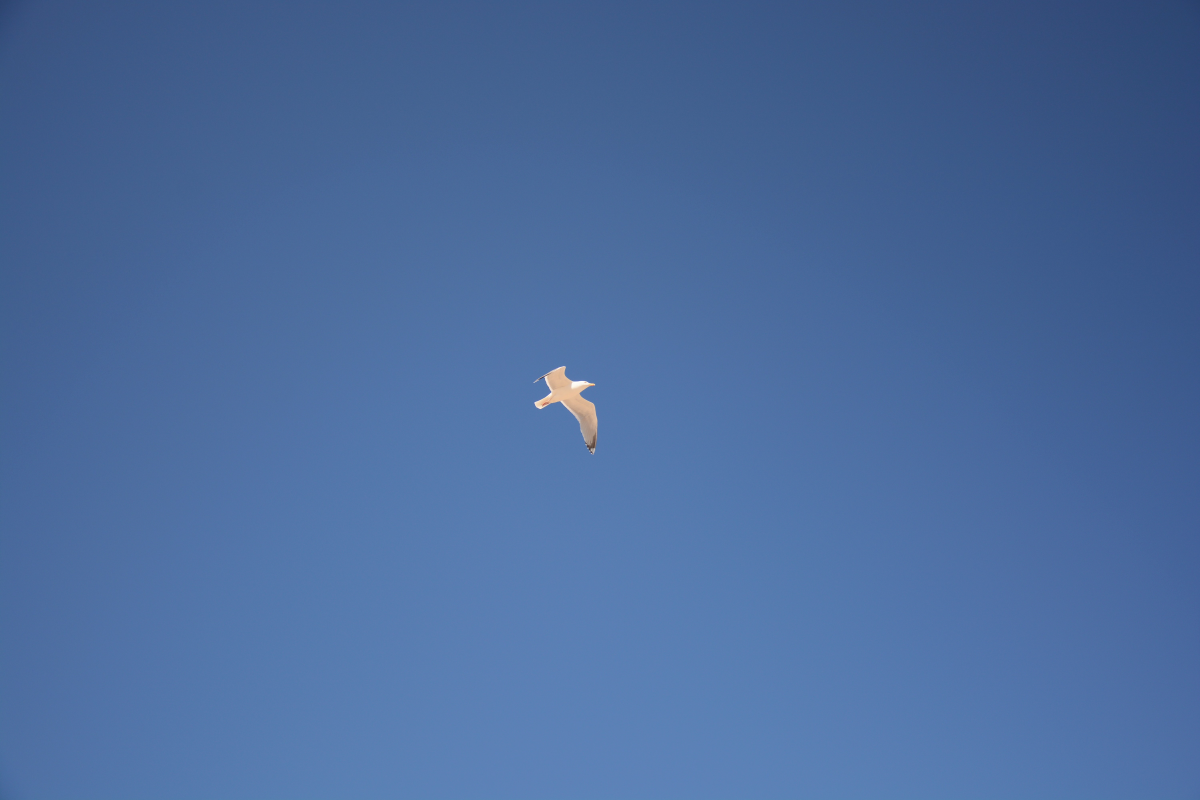
#> input picture Pictures/moewe.JPG, 6000 x 4000 px, found by its file name (shown at 1/5 size)
$ jupyter execute --allow-errors MakeItAesthetic.ipynb   (older library calls are emulated)
#> lines starting #> are read from the running program, lines starting #| are printed output that depends on the picture; after the words box and inside, x2 and y2 are one past the last pixel; in counts of white or black regions, pixels touching at a corner belong together; long printed decimals are rounded
<a href="https://colab.research.google.com/github/uol-mediaprocessing/group-projects-make-it-aesthetic/blob/master/MakeItAesthetic.ipynb" target="_parent"></a>

# Make it Aesthetic

# Table of Content
 1 Introduction

 2 Goals and Use Cases

 2.1 Our Goals

 2.2 Use Cases

 3 Theory and Methods

 4 Process

 5 Literature

# 1 Introduction

Photos are taken for various reasons.

Someone wants to document some situations, others want to keep their experience in memory. And someone takes photos because of art reasons.

Almost everybody makes photos but not every photograph fulfills the criteria of an aesthetic photo. To change this we aim to be able to make every photo aesthetic. To reach this goal it is necessary to define the rules of an aesthetic photo and to define which object is the main object of the photo. These goals are described in the following chapter.

# 2 Goals and Use Cases
## 2.1 Goals
* make given images aesthetic

* selecting the guideline the image should follow

* Rule of Thirds

* Diagonal Dominance

* Visual Balance

* Golden Ratio

* by zooming and rotation the image

## 2.2 Use Cases
* making photos more aethstic for an photo album or for a website
  * vacation
    * sightseeing photos of buildings
    * nature photos of landscapes and detailed plants
  * wedding and over big events photos of people
  * art photos of detailed motives
* let the algorithms editing all your photos instead of doing it manually

# 3 Theory and Methods

Golden Ratio

Diagonal Dominance

#4 Process

[cell 1]
import numpy as np
import cv2
from skimage import io
from scipy.optimize import fsolve
from matplotlib import pyplot as plt

[cell 2]
img_snail = cv2.imread("snail.JPG")
#> (the rest of this cell did not finish here and is left out)

Now we can see the image. The next step is to find out the size of the image in the x-axis (width of image) and in the y-axis (height of image). That happens with the **shape** function.

Now we can divide the width with 512 and the height with 512 by 3 to calculate the positions for the lines of the **Rule of Thirds**.

Now we calculated the position of the first line in the height of the image. Because the height of the image is equal to the width we already calculated the line in the width of the image. The second line will be at the position 170.666 + 170.666 = 341.332.

Now we are able to draw the line into the image with the **cv2.line()** function. Therefore we have to know to points: For

In this function the photo will be preprocessed in the sense that it determines the size of the image. Therefore we use the **shape**-function of *open CV*. To calculate the first line for the RT it divides the height (resp. the width) of the photo by 3. Therefore the "//" operator is used since we need integer values for the further processing. For the second horizontal line the height is divided by 3 too but now the result is multiplied by 2. Similarly for the vertical line.

[cell 3]
def generate_image_data(img):
  height = img.shape[0]
  width = img.shape[1]

  #calulating the lines for the rule of thirds
  third_of_height_1 = height // 3
  third_of_height_2 = (height // 3) * 2
  third_of_width_1 = width // 3
  third_of_width_2 = (width // 3) * 2
  return third_of_height_1, third_of_height_2, third_of_width_1, third_of_width_2

The following function called **draw_rule_of_thirds** is used to draw the lines of the *Rule of Thirds* (RT) on the given photo. The function requireds an object of type *img*, the colour the lines should appear and the line width for the RT-lines. It returns an object of type *img*.

After the preprocessing in the **generate_image_data** function we have all information to draw the RT-lines. Therefore we use the **axhline**-function of *matplotlib* for the horizontal lines and similarly the **axvline**-function for the vertical lines. Since we have images with different colours we have to draw the RT-lines in black or white depending on the average colour of the picture. To determine the average colour we add up all pixels of the gray version of the image and divide the sum by total amount of pixels of the image matrix.

At the end the function returns the photo with the RT-lines on it. The RT-lines are shown in a different layer as the image is shown. Since we do not want to have the line in the image later on.

[cell 4]
def draw_rule_of_thirds(img):
  #calulating the the height and width of the image and the lines for the rule of thirds
  third_of_height_1, third_of_height_2, third_of_width_1, third_of_width_2 = generate_image_data(img)

  #calculating the average_brightness of the image
  img_gray = cv2.cvtColor(img, cv2.COLOR_BGR2GRAY)
  average_brightness = img_gray.sum() // (len(img_gray)*len(img_gray[0]))


  #define the line color in dependence of the brightness
  if average_brightness >= 129:
    #drawing the lines on the photo calculated above
    #drawing the horizontal lines
    plt.axhline(y = third_of_height_1, color = 'k')
    plt.axhline(y = third_of_height_2, color = 'k')
    #drawing the vertical lines
    plt.axvline(x = third_of_width_1, color = 'k')
    plt.axvline(x = third_of_width_2, color = 'k')
  else:
    #drawing the lines on the photo calculated above
    #drawing the horizontal lines
    plt.axhline(y = third_of_height_1, color = 'w')
    plt.axhline(y = third_of_height_2, color = 'w')
    #drawing the vertical lines
    plt.axvline(x = third_of_width_1, color = 'w')
    plt.axvline(x = third_of_width_2, color = 'w')
  return img

[cell 5]
img_seagull = cv2.imread("moewe.JPG")
#> img_seagull is the input picture: shape (4000, 6000, 3); mean B, G, R 158.3, 107.9, 75.3
img_seagull = cv2.cvtColor(img_seagull, cv2.COLOR_BGR2RGB)
plt.imshow(img_seagull)

[cell 6]
draw_rule_of_thirds(img_seagull)
#> in draw_rule_of_thirds, `third_of_height_1, third_of_height_2, third_of_width_1, third_of_width..`: third_of_height_1 = 1333; third_of_height_2 = 2666; third_of_width_1 = 2000; third_of_width_2 = 4000
#> in draw_rule_of_thirds, `average_brightness = img_gray.sum() // (len(img_gray)*len(img_gray[0]))`: average_brightness = 119
plt.imshow(img_seagull)

[cell 7]
img = cv2.imread("flower.JPEG")
#> (the rest of this cell did not finish here and is left out)

#> (a cell that did not finish here is left out)

### Calculation of the points of interests
Now we determine the **points of interest** by calculating the intersections of the lines.

[cell 9]
def poi(img):
  third_of_height_1, third_of_height_2, third_of_width_1, third_of_width_2 =generate_image_data(img)

  poi1 = tuple([third_of_height_1, third_of_width_1])
  poi2 = tuple([third_of_height_1, third_of_width_2])
  poi3 = tuple([third_of_height_2, third_of_width_1])
  poi4 = tuple([third_of_height_2, third_of_width_2])

  print(poi1)
  print(poi2)
  print(poi3)
  print(poi4)

#> (a cell that did not finish here is left out)

### Detection of horizon

[cell 11]
beach = cv2.imread("beach.jpeg")
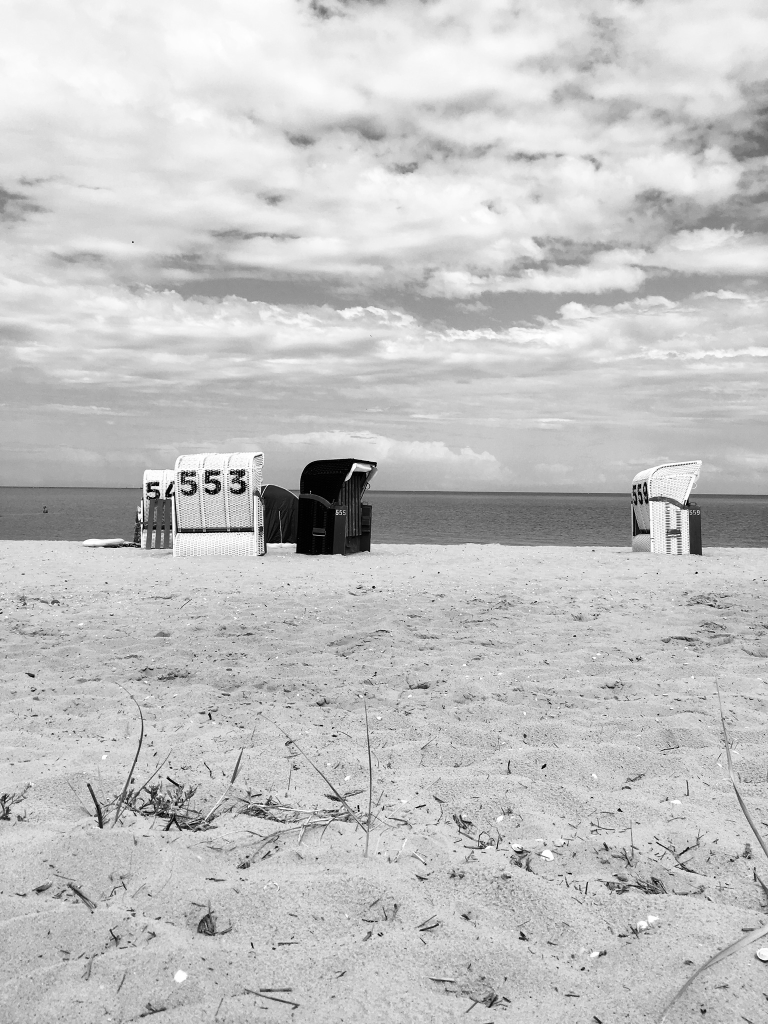
#> input picture Pictures/beach.jpeg, 1536 x 2048 px, found by its file name (shown at 1/2 size)
#> beach is the input picture: shape (2048, 1536, 3); min 0, max 255, mean 195.5
beach = cv2.cvtColor(beach, cv2.COLOR_BGR2GRAY)
#> beach: shape (2048, 1536)
# [5 lines of commented-out code are left out]
beach_blurred = cv2.medianBlur(beach,5)
plt.imshow(beach_blurred, cmap='gray')

ret,thresh1 = cv2.threshold(beach_blurred,127,255,cv2.THRESH_BINARY)
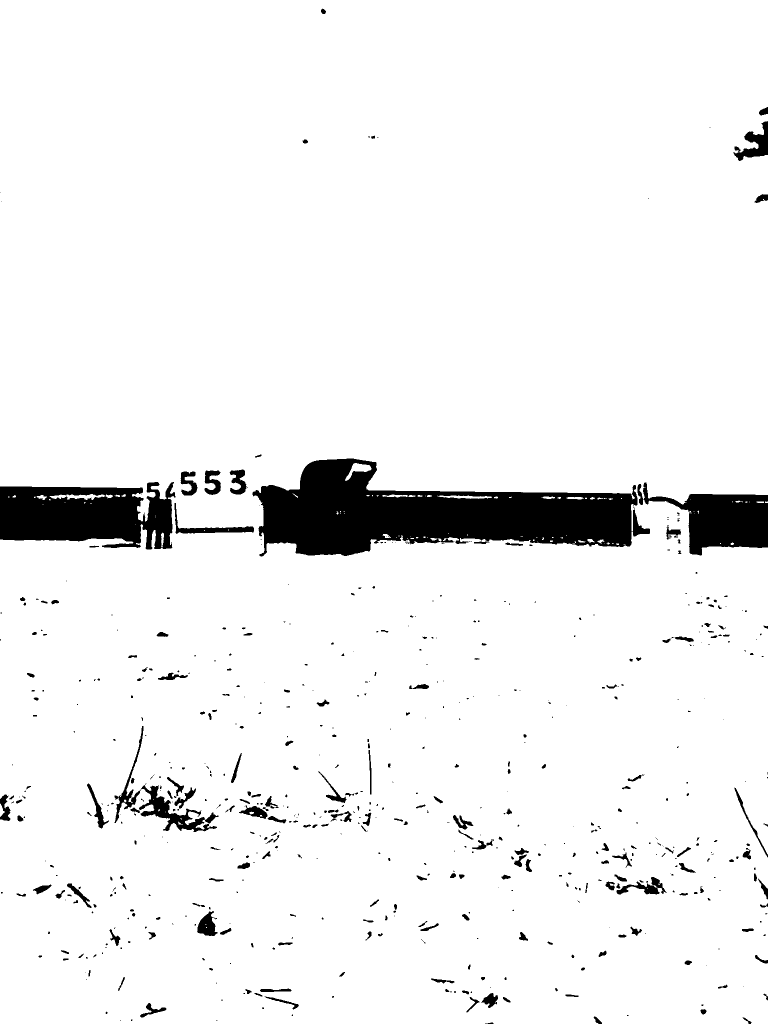
#> thresh1: shape (2048, 1536) (shown at 1/2 size); 94.2% white; 627 black regions (367 under 20 px), largest, box (x1, y1, x2, y2) and area: (505, 917, 1300, 1113) 86641, (0, 964, 351, 1099) 34721, (1275, 965, 1536, 1111) 18273
plt.imshow(thresh1, cmap = 'gray')

# [5 lines of commented-out code are left out]

edges = cv2.Canny(thresh1,100,200)
#> edges: shape (2048, 1536); 0.79% white in thin lines or dots
plt.imshow(edges, 'gray')

[cell 12]
img = cv2.imread('beach.jpeg',0)
img = cv2.medianBlur(img,5)

ret,th1 = cv2.threshold(img,127,255,cv2.THRESH_BINARY)
th2 = cv2.adaptiveThreshold(img,255,cv2.ADAPTIVE_THRESH_MEAN_C,\
            cv2.THRESH_BINARY,21,2)
#> th2: shape (2048, 1536); 69.6% white; 9745 black regions (5969 under 20 px), largest, box (x1, y1, x2, y2) and area: (245, 521, 1536, 675) 40738, (0, 882, 755, 1113) 31462, (1225, 895, 1536, 1112) 11178
th3 = cv2.adaptiveThreshold(img,255,cv2.ADAPTIVE_THRESH_GAUSSIAN_C,\
            cv2.THRESH_BINARY,21,2)
#> th3: shape (2048, 1536); 75.6% white; 17554 black regions (11642 under 20 px), largest, box (x1, y1, x2, y2) and area: (505, 917, 1263, 1113) 17642, (0, 882, 545, 1100) 10114, (1255, 905, 1536, 1112) 9081

titles = ['Original Image', 'Global Thresholding (v = 127)',
            'Adaptive Mean Thresholding', 'Adaptive Gaussian Thresholding']
images = [img, th1, th2, th3]

for i in range(4):
    plt.subplot(2,2,i+1),plt.imshow(images[i],'gray')
    plt.title(titles[i])
    plt.xticks([]),plt.yticks([])
plt.show()

Detect horizon (test by anna)

[cell 13]
beach_diagonal = cv2.imread("beach_diagonal.jpg")
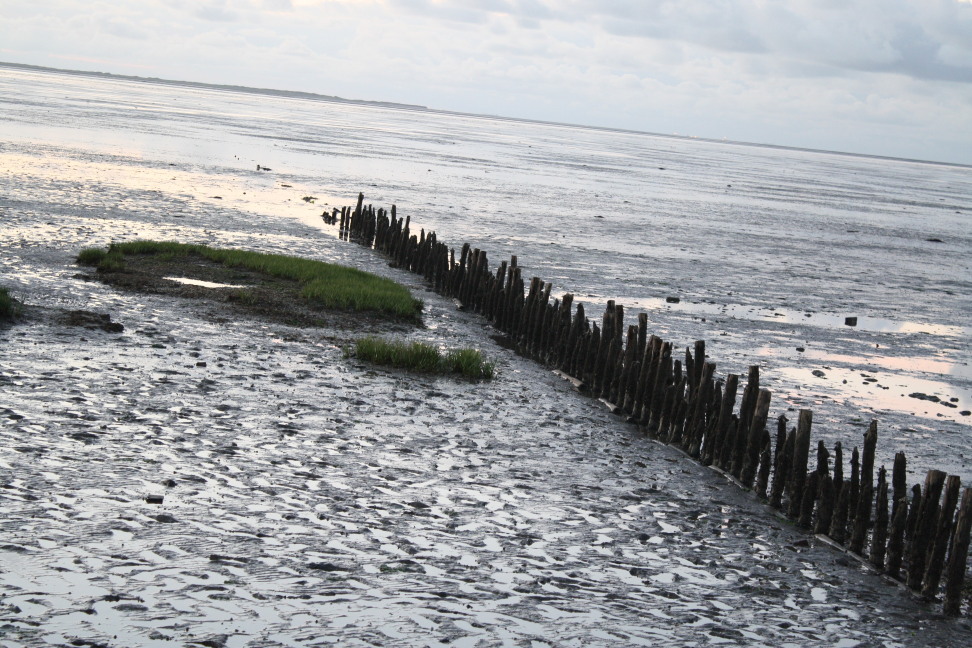
#> input picture Pictures/beach_diagonal.jpg, 3888 x 2592 px, found by its file name (shown at 1/4 size)
#> beach_diagonal is the input picture: shape (2592, 3888, 3); mean B, G, R 161.4, 158.7, 156.5
beach_diagonal = cv2.cvtColor(beach_diagonal, cv2.COLOR_BGR2RGB)
plt.imshow(beach_diagonal)

[cell 14]
img = cv2.imread('beach_diagonal.jpg')
gray = cv2.cvtColor(img,cv2.COLOR_BGR2GRAY)
edges = cv2.Canny(gray,50,150,apertureSize = 3)
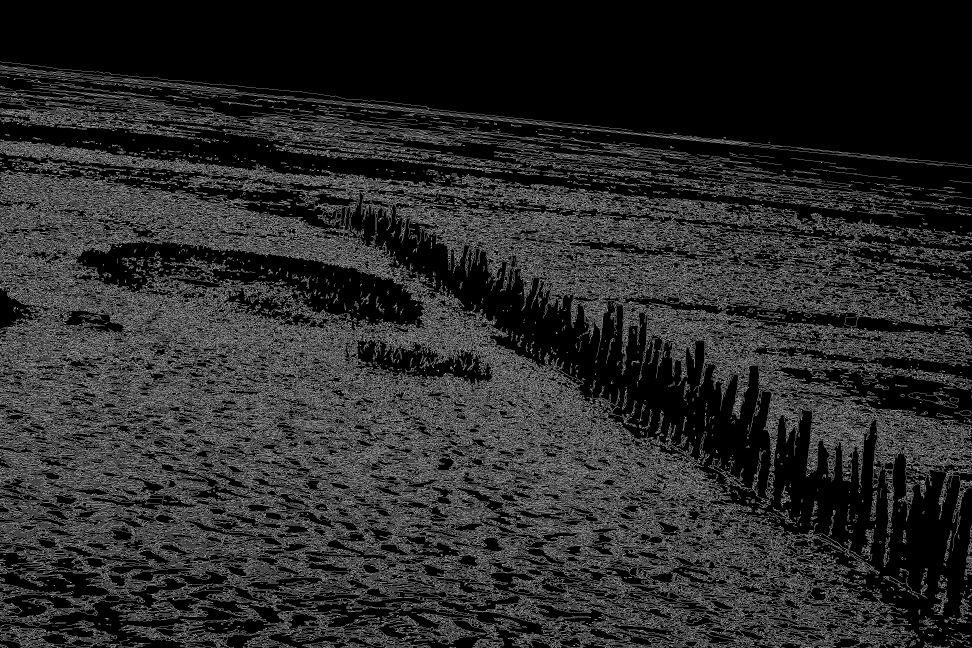
#> edges: shape (2592, 3888) (shown at 1/4 size); 15.9% white in thin lines or dots
plt.imshow(edges, 'gray')
minLineLength = 4000
#diagonale = np.sqrt(img.shape[0]**2 + img.shape[1]**2)
#print(diagonale)
lines = cv2.HoughLinesP(image=edges,rho=1,theta=np.pi/180, threshold=100, lines=np.array([]), minLineLength=minLineLength,maxLineGap=80)
#> lines = None
print(type(lines))
#| <class 'NoneType'>
#> (the rest of this cell did not finish here and is left out)

[cell 15]
img = cv2.imread('beach_diagonal.jpg')
gray = cv2.cvtColor(img,cv2.COLOR_BGR2GRAY)
edges = cv2.Canny(gray,50,150,apertureSize = 3)
#plt.imshow(edges, 'gray')
lines = cv2.HoughLines( edges,1,np.pi/180,1000)
#> lines = 1654 rows, first 8: [604, 1.68], [262, 1.68], [595, 1.66], [610, 1.66], [929, 1.95], [965, 1.92], [1020, 1.94], [885, 1.97]
for rho,theta in lines[0,:]:
    print('rho', rho)
    print('theta', theta)
    a = np.cos(theta)
    print('a', a)
    b = np.sin(theta)
    print('b', b)
    x0 = a*rho
    print('x0', x0)
    y0 = b*rho
    print('y0', y0)
    x1 = int(x0 + 1000*(b))
    print('x1', x1)
    y1 = int(y0 + 1000*(a))
    print('y1', y1)
    x2 = int(x0 - 1000*(-b))
    print('x2', x2)
    y2 = int(y0 - 1000*(a))
    print('y2', y2)

    #img_lines = cv2.line(img,(0,240),(4000,700),(255,0,0),10)
    plt.plot([0,4000], [240,700], color = 'r', linestyle = '-')
    plt.plot([x1,y1], [x2,y2], color='b', linestyle='--')
#> this loop made 1 pass
#> (rho, theta, a, b, x0, y0, x1, y1) on pass 1: (604, 1.68, -0.105, 0.995, -63.14, 600.7, 931, 496)
#| rho 604.0
#| theta 1.676
#| a -0.1045
#| b 0.9945
#| x0 -63.135
#| y0 600.6912
#| x1 931
#| y1 496
#| x2 931
#| y2 705

#cv2.imwrite('houghlines3.jpg',img_lines)
plt.imshow(img)
#> figure, not shown here; B, G, R data is drawn as R, G, B

[cell 16]
img = cv2.imread('snail.JPG')
#> (the rest of this cell did not finish here and is left out)

[cell 17]
img = cv2.imread('beach_diagonal.jpg',0)
#> img: shape (2592, 3888); min 3, max 255, mean 158.3
img = cv2.medianBlur(img,5)

ret,th1 = cv2.threshold(img,127,255,cv2.THRESH_BINARY)
#> th1: shape (2592, 3888); 71.7% white; 4935 black regions (2094 under 20 px), largest, box (x1, y1, x2, y2) and area: (41, 768, 3888, 2592) 1963457, (0, 1115, 572, 1375) 68054, (2837, 1264, 3750, 1421) 26169
th2 = cv2.adaptiveThreshold(img,255,cv2.ADAPTIVE_THRESH_MEAN_C,\
            cv2.THRESH_BINARY,11,2)
#> th2: shape (2592, 3888); 67.6% white; 20881 black regions (12280 under 20 px), largest, box (x1, y1, x2, y2) and area: (2414, 2252, 3550, 2505) 55780, (0, 247, 3888, 671) 45876, (2843, 1410, 3201, 2029) 34521
th3 = cv2.adaptiveThreshold(img,255,cv2.ADAPTIVE_THRESH_GAUSSIAN_C,\
            cv2.THRESH_BINARY,11,2)
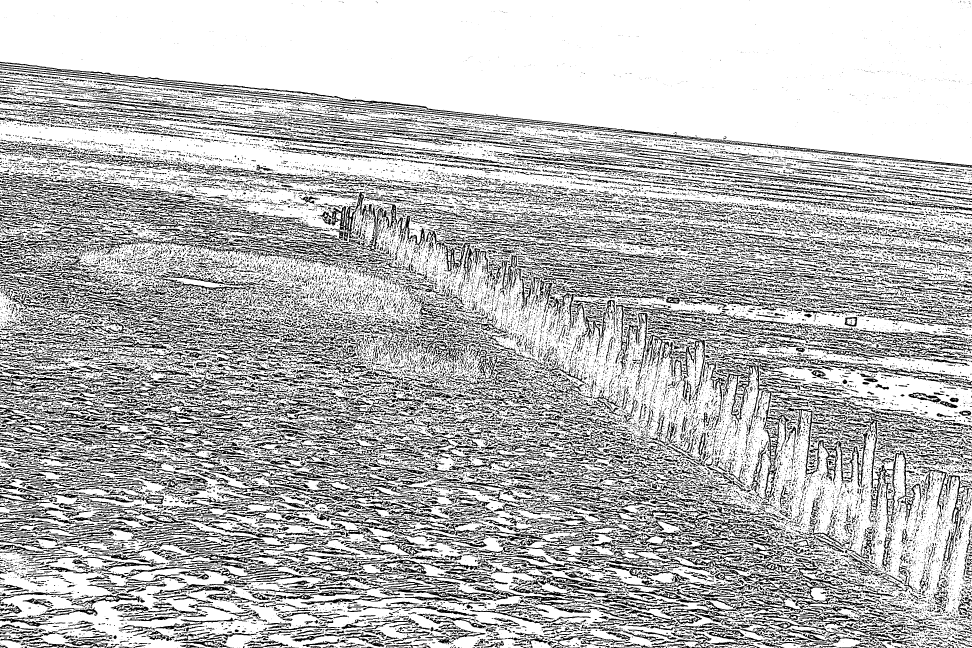
#> th3: shape (2592, 3888) (shown at 1/4 size); 72.2% white; 40516 black regions (28566 under 20 px), largest, box (x1, y1, x2, y2) and area: (0, 247, 3888, 671) 44882, (2853, 1412, 3201, 1991) 21373, (2044, 2237, 2629, 2443) 14396

titles = ['Original Image', 'Global Thresholding (v = 127)',
            'Adaptive Mean Thresholding', 'Adaptive Gaussian Thresholding']
images = [img, th1, th2, th3]

# [4 lines of commented-out code are left out]
plt.imshow(th3,'gray')

#> (a cell that did not finish here is left out)

[cell 19]
draw_rule_of_thirds(beach_diagonal)
plt.imshow(beach_diagonal)
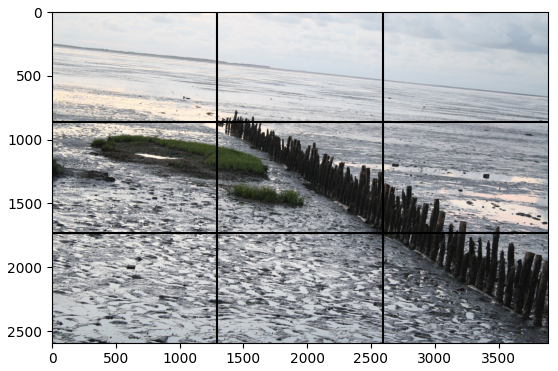
#> figure drawn by matplotlib, 1 panel
